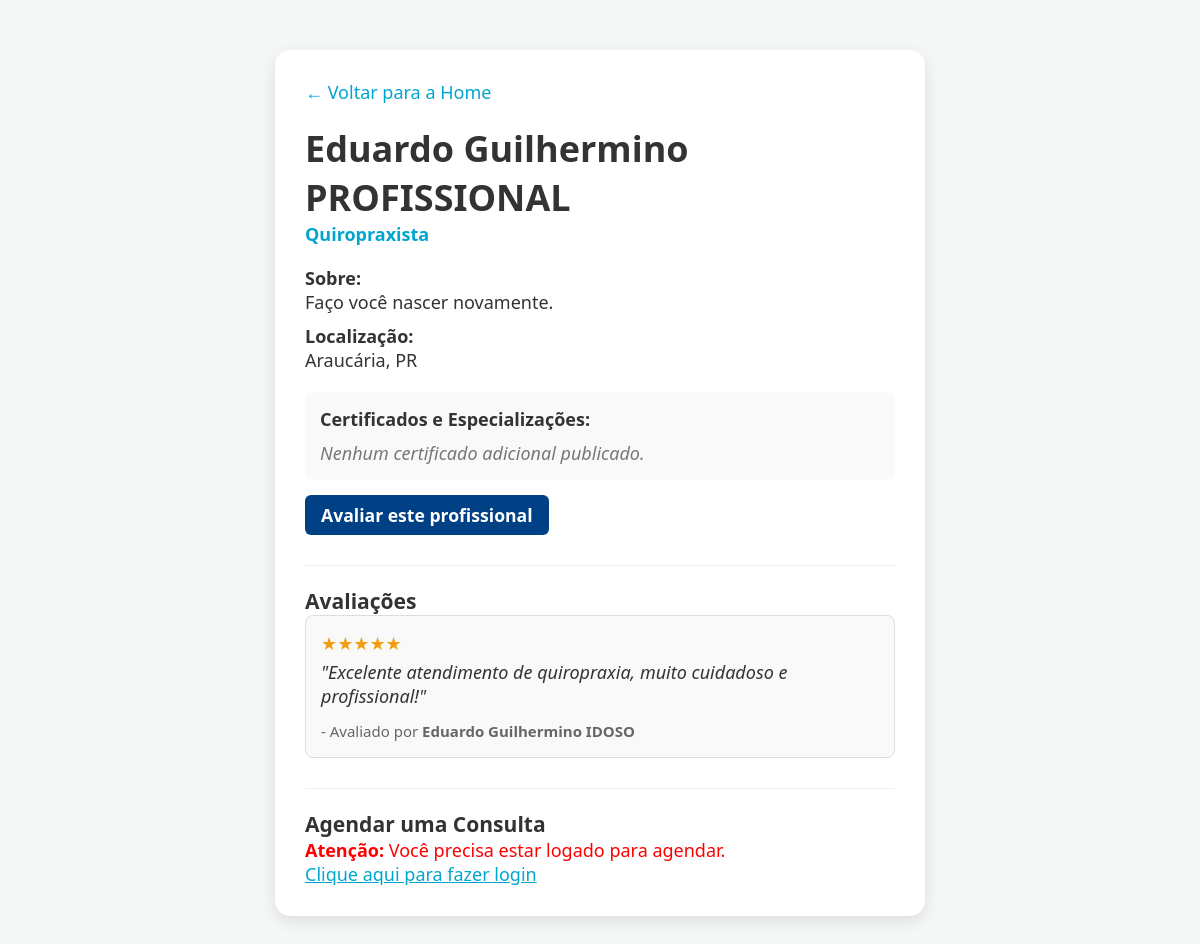
Screenshot of /perfil.php?id=9 with the database file from the repository.
### tables this page shows
CREATE TABLE profissional (
    id_profissional INT PRIMARY KEY,
    registro_profissional VARCHAR(50) UNIQUE NOT NULL,
    especialidade VARCHAR(100),
    biografia TEXT,
    visibilidade BOOLEAN DEFAULT FALSE,
    localizacao VARCHAR(300),

    documentacao_numero VARCHAR(80),
    documentacao_url VARCHAR(255),
    documentacao_status ENUM('pendente', 'aprovado', 'reprovado') DEFAULT 'pendente',

    FOREIGN KEY (id_profissional) REFERENCES usuario(id_usuario) ON DELETE CASCADE
);

CREATE TABLE usuario (
    id_usuario INT AUTO_INCREMENT PRIMARY KEY,
    nome VARCHAR(100) NOT NULL,
    email VARCHAR(100) UNIQUE NOT NULL,
    senha VARCHAR(255) NOT NULL,
    telefone VARCHAR(20),
    cpf VARCHAR(14) UNIQUE NOT NULL,
    tipo_usuario ENUM('idoso', 'profissional', 'admin') NOT NULL,
    data_criacao TIMESTAMP DEFAULT CURRENT_TIMESTAMP
);

CREATE TABLE avaliacao (
    id_avaliacao INT AUTO_INCREMENT PRIMARY KEY,
    id_profissional INT NOT NULL,
    id_usuario INT NOT NULL,
    nota INT CHECK (nota BETWEEN 1 AND 5),
    comentario TEXT,
    status_moderacao ENUM('pendente', 'aprovada', 'rejeitada') DEFAULT 'pendente',
    FOREIGN KEY (id_profissional) REFERENCES profissional(id_profissional) ON DELETE CASCADE,
    FOREIGN KEY (id_usuario) REFERENCES usuario(id_usuario) ON DELETE CASCADE
);

### perfil.php (the view, shortened to what this page needs)
<?php
require_once 'conexao.php';
$id_prof = $_GET['id'] ?? null;
$sql = "
SELECT
    u.nome,
    u.email,
    p.especialidade,
    p.biografia,
    p.localizacao
FROM usuario u
INNER JOIN profissional p
ON u.id_usuario = p.id_profissional
WHERE u.id_usuario = ?
";
$stmt = mysqli_prepare($conexao, $sql);
mysqli_stmt_bind_param($stmt, "i", $id_prof);
mysqli_stmt_execute($stmt);
$resultado = mysqli_stmt_get_result($stmt);
$prof = mysqli_fetch_assoc($resultado);
$sql_certs = "SELECT titulo, data_emissao, url_documento FROM certificado WHERE id_profissional = ? ORDER BY data_emissao DESC";
$stmt_certs = mysqli_prepare($conexao, $sql_certs);
mysqli_stmt_bind_param($stmt_certs, "i", $id_prof);
mysqli_stmt_execute($stmt_certs);
$resultado_certs = mysqli_stmt_get_result($stmt_certs);
$certificados = mysqli_fetch_all($resultado_certs, MYSQLI_ASSOC);
$sql_horarios = "
SELECT *
FROM agenda_disponivel
WHERE id_profissional = ?
AND data_hora > NOW()
AND status = 'livre'
ORDER BY data_hora ASC
";
$stmt_horarios = mysqli_prepare($conexao, $sql_horarios);
mysqli_stmt_bind_param($stmt_horarios, "i", $id_prof);
mysqli_stmt_execute($stmt_horarios);
$resultado_horarios = mysqli_stmt_get_result($stmt_horarios);
$sql_avaliacoes = "
SELECT a.id_avaliacao, a.nota, a.comentario, u.nome
FROM avaliacao a
INNER JOIN usuario u ON a.id_usuario = u.id_usuario
WHERE a.id_profissional = ? AND a.status_moderacao != 'rejeitada'
ORDER BY a.id_avaliacao DESC
";
$stmt_avaliacoes = mysqli_prepare($conexao, $sql_avaliacoes);
mysqli_stmt_bind_param($stmt_avaliacoes, "i", $id_prof);
mysqli_stmt_execute($stmt_avaliacoes);
$resultado_avaliacoes = mysqli_stmt_get_result($stmt_avaliacoes);
?>
<!DOCTYPE html>
<html lang="pt-BR">
<head>
    <link rel="stylesheet" href="index.css">
</head>
<body>
    <div class="perfil-box">
        <a href="index.html" style="text-decoration: none; color: #00a6ce;">
            ← Voltar para a Home
        </a>
        <h1 style="margin-top: 20px;">
            <?php echo htmlspecialchars($prof['nome']); ?>
        </h1>
        <p style="color: #00a6ce; font-weight: bold; font-size: 18px;">
            <?php echo htmlspecialchars($prof['especialidade']); ?>
        </p>
        <div style="margin-top: 20px;">
            <strong>Sobre:</strong>
            <p>
                <?php echo nl2br(htmlspecialchars($prof['biografia'] ?: "Nenhuma biografia cadastrada.")); ?>
            </p>
        </div>
        <div style="margin-top: 10px;">
            <strong>Localização:</strong>
            <p><?php echo htmlspecialchars($prof['localizacao'] ?: "Não informado."); ?></p>
        </div>
        <div style="margin-top: 20px; background: #f9f9f9; padding: 15px; border-radius: 8px;">
            <strong style="color: #333; display: block; margin-bottom: 10px;">Certificados e Especializações:</strong>
            <?php if (count($certificados) > 0): ?>
                <ul style="list-style-type: none; padding: 0; margin: 0;">
                <?php foreach ($certificados as $cert):
                    $caminho_correto = str_replace('../../', '', $cert['url_documento']);
                    $data_br = "Data não informada";
                    if (!empty($cert['data_emissao']) && $cert['data_emissao'] !== '0000-00-00') {
                        $timestamp = strtotime($cert['data_emissao']);
                        if ($timestamp) {
                            $data_br = date('d/m/Y', $timestamp);
                        }
                    }
                ?>
                    <li style="background: white; padding: 12px; margin-bottom: 8px; border: 1px solid #e2e8f0; border-radius: 6px; box-shadow: 0 1px 3px rgba(0,0,0,0.02);">
                        <span style="color: #00a6ce; font-weight: bold;">✔ <?php echo htmlspecialchars($cert['titulo']); ?></span><br>
                        <small style="color: #666; display: inline-block; margin: 4px 0;">Emissão: <?php echo $data_br; ?></small><br>
                        <a href="<?php echo htmlspecialchars($caminho_correto); ?>" target="_blank" style="font-size: 0.9em; color: #004085; text-decoration: underline; font-weight: 500;">Visualizar Documento (PDF)</a>
                    </li>
                <?php endforeach; ?>
                </ul>
            <?php else: ?>
                <p style="color: #777; font-style: italic; margin: 0;">Nenhum certificado adicional publicado.</p>
            <?php endif; ?>
        </div>
        <div style="margin-top: 15px;">
            <button style="background: none; border: none; padding: 0;"><a href="avaliar/avaliar.php?id=<?php echo $id_prof; ?>" class="btn-nav" style="display: inline-block; text-decoration: none; background: #004085; color: white; padding: 8px 16px; border-radius: 6px; font-weight: bold;">Avaliar este profissional</a></button>
        </div>
        <div style="margin-top: 30px; border-top: 1px solid #eee; padding-top: 20px;">
            <h3>Avaliações</h3>
            <?php if (mysqli_num_rows($resultado_avaliacoes) > 0): ?>
                <?php while ($av = mysqli_fetch_assoc($resultado_avaliacoes)): ?>
                    <div style="background: #f9f9f9; padding: 15px; border-radius: 8px; margin-bottom: 15px; border: 1px solid #ddd;">
                        <div style="color: #f39c12; font-size: 18px; margin-bottom: 5px;">
                            <?php
                            for ($i = 1; $i <= 5; $i++) {
                                echo $i <= $av['nota'] ? '★' : '☆';
                            }
                            ?>
                        </div>
                        <p style="margin: 0 0 10px 0; font-style: italic;">"<?php echo htmlspecialchars($av['comentario']); ?>"</p>
                        <small style="color: #666;">- Avaliado por <strong><?php echo htmlspecialchars($av['nome']); ?></strong></small>
                    </div>
                <?php endwhile; ?>
            <?php else: ?>
                <p style="color: #777; font-style: italic;">Este profissional ainda não possui avaliações.</p>
            <?php endif; ?>
        </div>
        <div class="formulario-agendar">
            <h3>Agendar uma Consulta</h3>
            <?php if (isset($_SESSION['id'])): ?>
                <?php if (mysqli_num_rows($resultado_horarios) > 0): ?>
                    <form action="agendar.php" method="POST">
                        <input type="hidden" name="id_profissional" value="<?php echo $id_prof; ?>">
                        <label>Escolha um horário disponível:</label>
                        <select name="id_agenda" class="select-horario" required>
                            <option value="">Selecione um horário</option>
                            <?php while ($horario = mysqli_fetch_assoc($resultado_horarios)): ?>
                                <option value="<?php echo $horario['id_agenda']; ?>">
                                    <?php echo date('d/m/Y H:i', strtotime($horario['data_hora'])); ?>
                                </option>
                            <?php endwhile; ?>
                        </select>
                        <button type="submit" class="btn-agendar">Confirmar Agendamento</button>
                        <p style="font-size: 0.8rem; color: #777; margin-top: 10px;">
                            * Seus dados serão compartilhados com o profissional da saúde.
                        </p>
                    </form>
                <?php else: ?>
                    <p class="sem-horarios">Este profissional ainda não disponibilizou horários.</p>
                <?php endif; ?>
            <?php else: ?>
                <p style="color: red;"><strong>Atenção:</strong> Você precisa estar logado para agendar.</p>
                <a href="conta/login/login.html" style="color: #00a6ce;">Clique aqui para fazer login</a>
            <?php endif; ?>
        </div>
    </div>
</body>
</html>

### index.css (style rules this page uses)
:root { --cor-fundo: #F4F7F6; --cor-primaria: #1A5F7A; --cor-secundaria: #E36414; --cor-texto: #333333; --cor-borda: #CCCCCC; --cor-card: #FFFFFF; }
* { box-sizing: border-box; margin: 0; padding: 0; font-family: 'Segoe UI', Tahoma, Geneva, Verdana, sans-serif; }
body { background-color: var(--cor-fundo); color: var(--cor-texto); font-size: 18px; }
.btn-nav, .btn-sair { color: white; text-decoration: none; font-weight: bold; font-size: 1.1rem; }

### perfil.php (style rules this page uses)
body { background: #f4f7f6; }
.perfil-box { max-width: 650px; margin: 50px auto; background: white; padding: 30px; border-radius: 15px; box-shadow: 0 5px 15px rgba(0, 0, 0, 0.1); }
.formulario-agendar { margin-top: 30px; border-top: 1px solid #eee; padding-top: 20px; }

### rows the page displays
profissional: id_profissional.nome "Eduardo Guilhermino PROFISSIONAL", especialidade "Quiropraxista", biografia "Faço você nascer novamente.", localizacao "Araucária, PR"
avaliacao: comentario "Excelente atendimento de quiropraxia, muito cuidadoso e profissional!", id_usuario.nome "Eduardo Guilhermino IDOSO"
